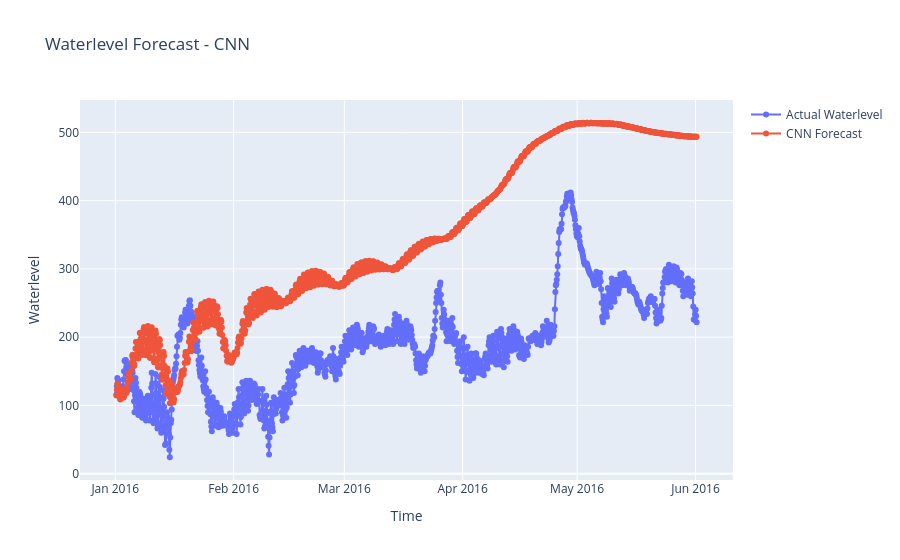

Notebook code for this chart:
### Code cell
start_date = '2016-01-01 07:00:00'
end_date = '2016-06-01 07:00:00'
print(start_date,end_date)
if test.index.min() <= pd.to_datetime(start_date) <= test.index.max() and test.index.min() <= pd.to_datetime(end_date) <= test.index.max():
    # Make forecasts using the CNN model for the specified date range
    cnn_forecast, start_idx, end_idx = forecast_with_cnn(model, X_test, look_back, scaler, test, start_date, end_date)

    # Inverse transform the true test values back to the original scale for the same range
    y_test_actual = scaler.inverse_transform(y_test[start_idx:end_idx+1].reshape(-1, 1))

    # Get the corresponding dates
    forecast_dates = test.index[start_idx:end_idx+1]

    # Calculate performance metrics for the forecast in this range
    mae = mean_absolute_error(y_test_actual, cnn_forecast)
    rmse = mean_squared_error(y_test_actual, cnn_forecast)

    # Output the performance metrics
    print(f"Forecasting from {start_date} to {end_date}")
    print(f"MAE: {mae}")
    print(f"RMSE: {rmse}")
else:
    print("The start date or end date is out of range in the test set.")
fig = go.Figure()
sum_mae = sum_mae+mae
sum_rmse = sum_rmse+rmse
# Actual water levels
fig.add_trace(go.Scatter(x=test.index, y=y_test_actual.flatten(),
                        mode='lines+markers',
                        name='Actual Waterlevel',
                        hovertemplate='Date: %{x}<br>Waterlevel: %{y}<extra></extra>'))

# CNN forecasted water levels
fig.add_trace(go.Scatter(x=test.index, y=cnn_forecast.flatten(),
                        mode='lines+markers',
                        name='CNN Forecast',
                        hovertemplate='Date: %{x}<br>Waterlevel: %{y}<extra></extra>'))

# Update layout
fig.update_layout(title='Waterlevel Forecast - CNN',
                xaxis_title='Time',
                yaxis_title='Waterlevel',
                hovermode='x unified')
fig.show()

### Figure 1 — Plotly figure (JSON) as saved in the notebook; plotly's stock layout.template omitted (floating-point values rounded to 4 significant figures; data arrays with more than 128 entries replaced by an {"elided": "..."} marker saying what was removed)
{"data": [{"hovertemplate": "Date: %{x}<br>Waterlevel: %{y}<extra></extra>", "mode": "lines+markers", "name": "Actual Waterlevel", "type": "scatter", "x": {"elided": "5846 str values"}, "y": {"elided": "1217 float values"}}, {"hovertemplate": "Date: %{x}<br>Waterlevel: %{y}<extra></extra>", "mode": "lines+markers", "name": "CNN Forecast", "type": "scatter", "x": {"elided": "5846 str values"}, "y": {"elided": "1217 float values"}}], "layout": {"hovermode": "x unified", "title": {"text": "Waterlevel Forecast - CNN"}, "xaxis": {"title": {"text": "Time"}}, "yaxis": {"title": {"text": "Waterlevel"}}}}
